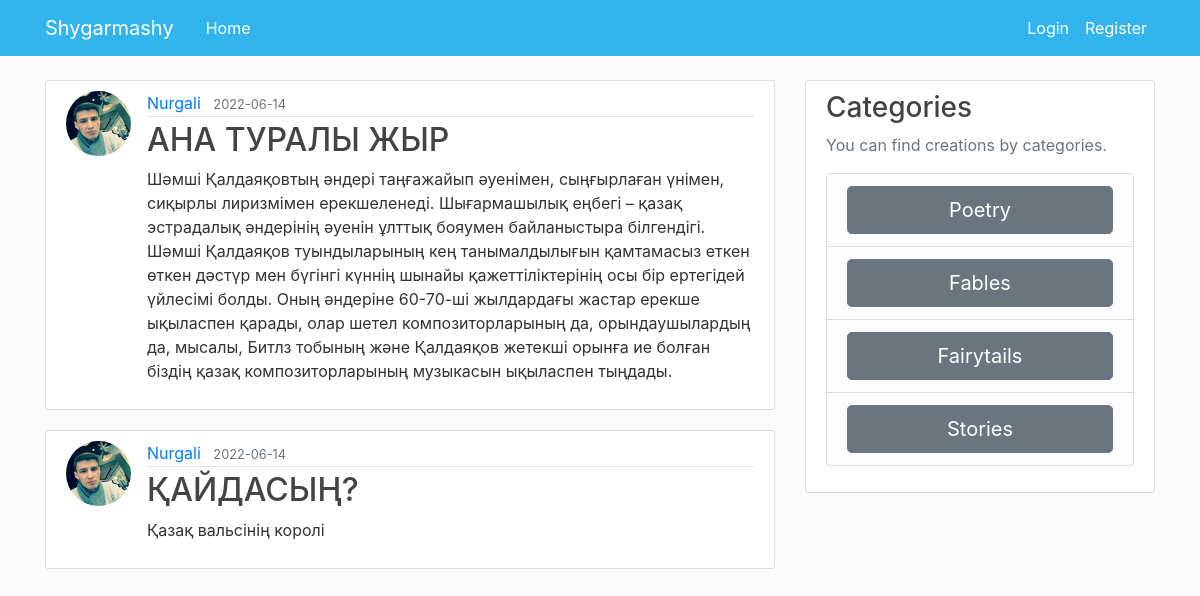
Screenshot of /poetry with the database file from the repository.
### flaskblog/models.py (models this page shows, shortened)
class Post(db.Model):
    id = db.Column(db.Integer, primary_key=True)
    title = db.Column(db.String(100), nullable=False)
    date_posted = db.Column(db.DateTime, nullable=False, default=datetime.utcnow)
    content = db.Column(db.Text, nullable=False)
    description = db.Column(db.Text, nullable=False)
    category = db.Column(db.String(100), nullable=False)
    user_id = db.Column(db.Integer, db.ForeignKey('user.id'), nullable=False)

class User(db.Model, UserMixin):
    id = db.Column(db.Integer, primary_key=True)
    username = db.Column(db.String(20), unique=True, nullable=False)
    email = db.Column(db.String(120), unique=True, nullable=False)
    image_file = db.Column(db.String(20), nullable=False, default='default.jpg')
    password = db.Column(db.String(60), nullable=False)
    posts = db.relationship('Post', backref='author', lazy=True)

### flaskblog/routes.py (the view)
@app.route("/poetry")
def poetry():
    posts = Post.query.all()
    return render_template('poetry.html', posts=posts)

### flaskblog/templates/poetry.html
{% extends "layout.html" %}
{% block content %}
    {% for post in posts %}
        {% if post.category == 'Poetry' %}
        <article class="media content-section">
          <img class="rounded-circle article-img" src="{{ url_for('static', filename='profile_pics/' + post.author.image_file) }}">
          <div class="media-body">
            <div class="article-metadata">
              <a class="mr-2" href="#">{{ post.author.username }}</a>
              <small class="text-muted">{{ post.date_posted.strftime('%Y-%m-%d') }}</small>
            </div>
            <h2><a class="article-title" href="{{ url_for('post', post_id=post.id) }}">{{ post.title }}</a></h2>
            <p class="article-content">{{ post.description|safe }}</p>
          </div>
        </article>
        {% endif %}
    {% endfor %}
{% endblock content %}

### flaskblog/static/main.css (style rules this page uses)
body { background: #fafafa; color: #333333; margin-top: 5rem; }
h1, h2, h3, h4, h5, h6 { color: #444444; }
.content-section { background: #ffffff; padding: 10px 20px; border: 1px solid #dddddd; border-radius: 3px; margin-bottom: 20px; }
.article-title { color: #444444; }
.article-content { white-space: pre-line; }
.article-img { height: 65px; width: 65px; margin-right: 16px; }
.article-metadata { padding-bottom: 1px; margin-bottom: 4px; border-bottom: 1px solid #e3e3e3 }

### rows the page displays
Post: image_file (picture), author.username "Nurgali", date_posted "2022-06-14", title "АНА ТУРАЛЫ ЖЫР", description "Шәмші Қалдаяқовтың әндері таңғажайып әуенімен, сыңғырлаған үнімен, сиқырлы лиризмімен ерекшеленеді. Шығармашылық еңбегі – қазақ эстрадалық әндерінің әуенін ұлттық бояумен байланыстыра білгендігі. Шәмші Қалдаяқов туындыларының кең танымалдылығын қамтамасыз еткен өткен дәстүр мен бүгінгі күннің шынайы қажеттіліктерінің осы бір ертегідей үйлесімі болды. Оның әндеріне 60-70-ші жылдардағы жастар ерекше ықыласпен қарады, олар шетел композиторларының да, орындаушылардың да, мысалы, Битлз тобының және Қалдаяқов жетекші орынға ие болған біздің қазақ композиторларының музыкасын ықыласпен тыңдады."
Post: image_file (picture), author.username "Nurgali", date_posted "2022-06-14", title "ҚАЙДАСЫҢ?", description "Қазақ вальсінің королі"
